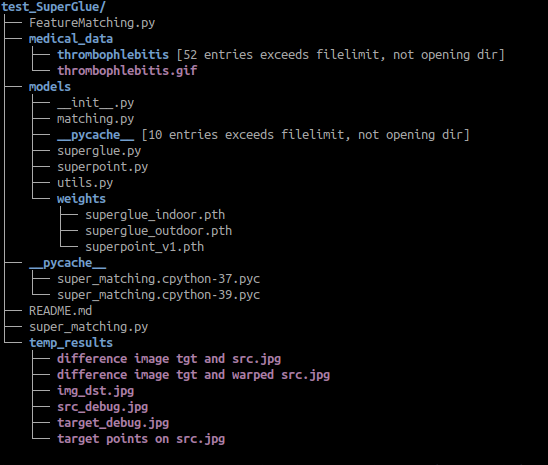
#> input picture test_SuperGlue/file_structure.png, 548 x 465 px
$ python FeatureMatching.py --reference_path file_structure.png --align_path file_structure.png   (older library calls are emulated)
#> lines starting #> are read from the running program, lines starting #| are printed output that depends on the picture
"""
@author: Bassam Bikdash, Tejas Zodage

Opencv2 Feature Matching, Feature Detection, and Pose Estimation
"""
import argparse
import numpy as np
import numpy.random as random
import cv2
from super_matching import SuperMatching


def setup_sg_class(args):
    sg_matching = SuperMatching()
    sg_matching.weights = 'custom'
    sg_matching.weights_path = args.superglue_weights_path
    return sg_matching

# [55 lines left out: functions SuperGlueDetection, displayComposite, not called in this run]
    # return


"""
Display a single image or display two images conatenated together for comparison
Specifying a path will save whichever image is displayed (the single or the
composite).
"""
# [21 lines left out: function displayImages, not called in this run]

"""
Test feature detection, feature matching, and pose estimation on an image.
"""
# [141 lines left out: functions cv_kp_to_np, draw_src_and_dst_pnts, get_tps_from_matches, get_debug_image, get_diff_img, remove_border_kps and 2 more, not called in this run]


def add_edge_pnts(image, s_x = 0.05, s_y = 0.05):
    h,w = image.shape[:2]
    start_y, end_y = int(s_y*h), int((1-s_y)*h)
    start_x, end_x = int(s_x*w), int((1-s_x)*w)
    from IPython import embed
    divx = 10
    divy = 10

    x_coords = np.linspace(start_x,end_x, divx)
    y_coords = np.linspace(start_y,end_y, divy)

    left_pts = np.zeros((divy,2)) + start_x
    left_pts[:,0] = y_coords

    right_pts = np.zeros((divy,2)) + end_x
    right_pts[:,0] = y_coords

    up_pts = np.zeros((divx,2)) + start_y
    up_pts[:,1] = x_coords

    down_pts = np.zeros((divx,2)) + end_y
    down_pts[:,1] = x_coords

    pts = np.vstack((left_pts,right_pts,up_pts,down_pts))

    pts = np.fliplr(pts)
    rect_size = image.shape[0]/30
    for pt in pts:
        pt = pt.astype(np.int64)
        cv2.rectangle(image, tuple(pt-   int(rect_size/2)), tuple(pt+ int(rect_size/2)), color = (255, 255, 255), thickness=2)

    return image

def pad_image(image, s_x = 0.1, s_y = 0.1):

    h,w = image.shape[:2]

    image_mask = np.zeros(image.shape, dtype=np.uint8)

    start_y, end_y = int(s_y*h), int((1-s_y)*h)
    start_x, end_x = int(s_x*w), int((1-s_x)*w)

    image_mask[start_y : end_y, start_x : end_x] = 1

    image_out = image_mask*image
    return image_out

# [8 lines left out: function crop_image, not called in this run]


def test_two(args):

    ref_path, align_path = args.reference_path, args.align_path

    ref = cv2.imread(ref_path, 0)
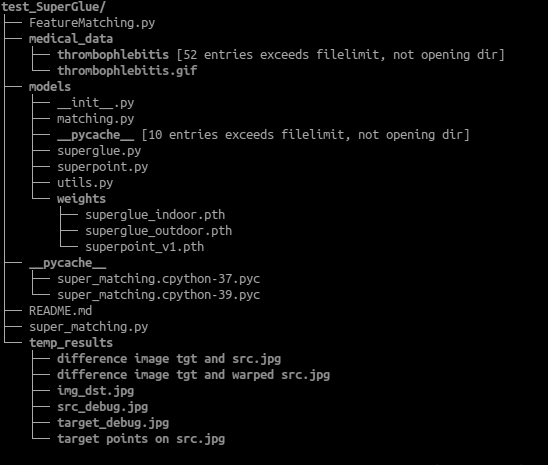
#> ref: shape (465, 548); min 0, max 170, mean 7.8
    align = cv2.imread(align_path, 0)

    ref = pad_image(ref)
#> in pad_image, `image_out = image_mask*image`:
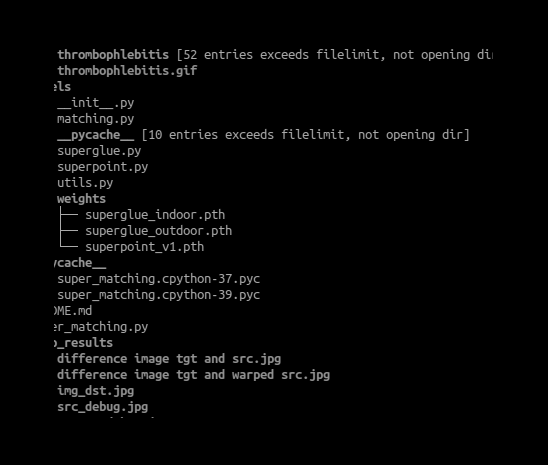
#> image_out: shape (465, 548); min 0, max 170, mean 5.6
    align = pad_image(align)

    ref = add_edge_pnts(ref)
#> after the loop in add_edge_pnts, `for pt in pts:`:
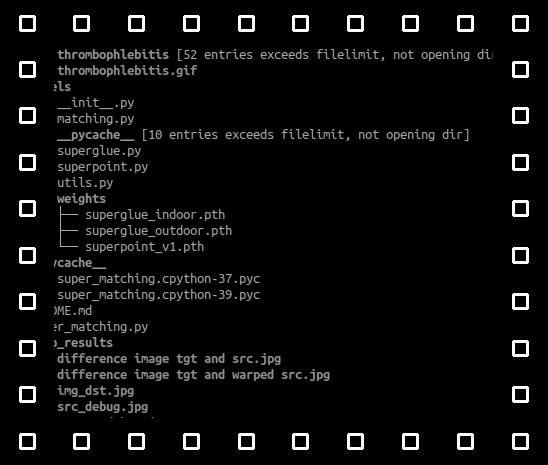
#> image: shape (465, 548); min 0, max 255, mean 11.6
    align = add_edge_pnts(align)
#> the loop in add_edge_pnts (call 2), `for pt in pts:` made 40 passes
#> pt on passes 1 to 12: [27, 23], [27, 69], [27, 115], [27, 162], [27, 208], [27, 255], [27, 301], [27, 348], [27, 394], [27, 441], [520, 23], [520, 69]

    align=cv2.resize(align,(ref.shape[1],ref.shape[0]))

    sg_matching = setup_sg_class(args)

    find_tps_warp_SuperGlue(ref, align, sg_matching, debug=True)


# Main Code
if __name__ == "__main__":
    parser = argparse.ArgumentParser(
        description='Image pair pose estimation.',
        formatter_class=argparse.ArgumentDefaultsHelpFormatter)


    parser.add_argument('-ref', '--reference_path',
                        type=str, default='data/sample_data_lowres/real_image.png',
                        help='Reference Image')
    parser.add_argument('-align', '--align_path',
                        type=str, default='data/sample_data_lowres/xray_image_simulated.png',
                        help='Image to align')
    parser.add_argument('--superglue', choices={'indoor', 'outdoor', 'custom'},
                        default='custom',
                        help='SuperGlue weights')

    parser.add_argument('-weights', '--superglue_weights_path', default='./models/weights/superglue_indoor.pth',
                        help='SuperGlue weights path')

    args = parser.parse_args()
    # test_single(args.reference_path)
    # test_two(args.reference_path, args.align_path)
    test_two(args)
#> (the call stopped at in setup_sg_class, `sg_matching = SuperMatching()`: super_matching is not available in this run)
    # test_two_iterative(args.reference_path, args.align_path)
